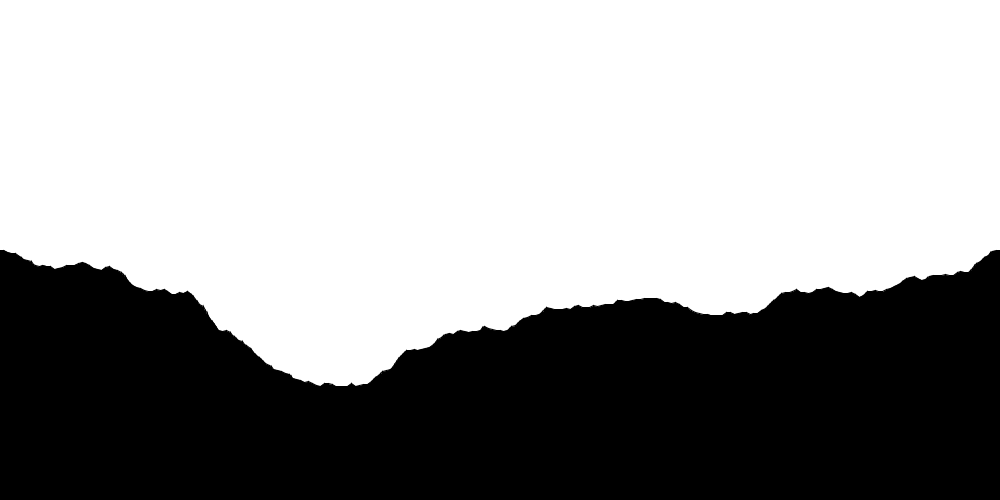
Frame 1 (no input)
Frame 60 (the mouse pressed at the canvas centre just before this capture): identical to frame 1, image omitted
Frame 120 (the mouse held since frame 60 and released just before this capture): identical to frame 1, image omitted

The Processing sketch that drew this single still picture (run headless with seeded random() and noise(); from frame 60 on, the mouse is pressed at the canvas centre):

// Processing sketch: mountains
// ── mountains.pde
// Henry Wrede Black
// fractal mountain range

void setup() {
  size(1000, 500);
}
void draw() {
  randomSeed(0);
  background(255);
  drawTerrain(0, height/2, width, height/2, 175);
}

void drawTerrain(float x1, float y1, float x2, float y2, float maxd) {
  if (dist(x1, y1, x2, y2) < 5) {
    fill(0);
    quad(x1, y1, x2, y2, x2, height, x1, height);
  } else {
    {
      float d = random(-maxd, maxd);
      drawTerrain(x1, y1, (x1+x2)/2, (y1+y2)/2+d, maxd/2);
      drawTerrain((x1+x2)/2, (y1+y2)/2+d, x2, y2, maxd/2);
    }
  }
}
